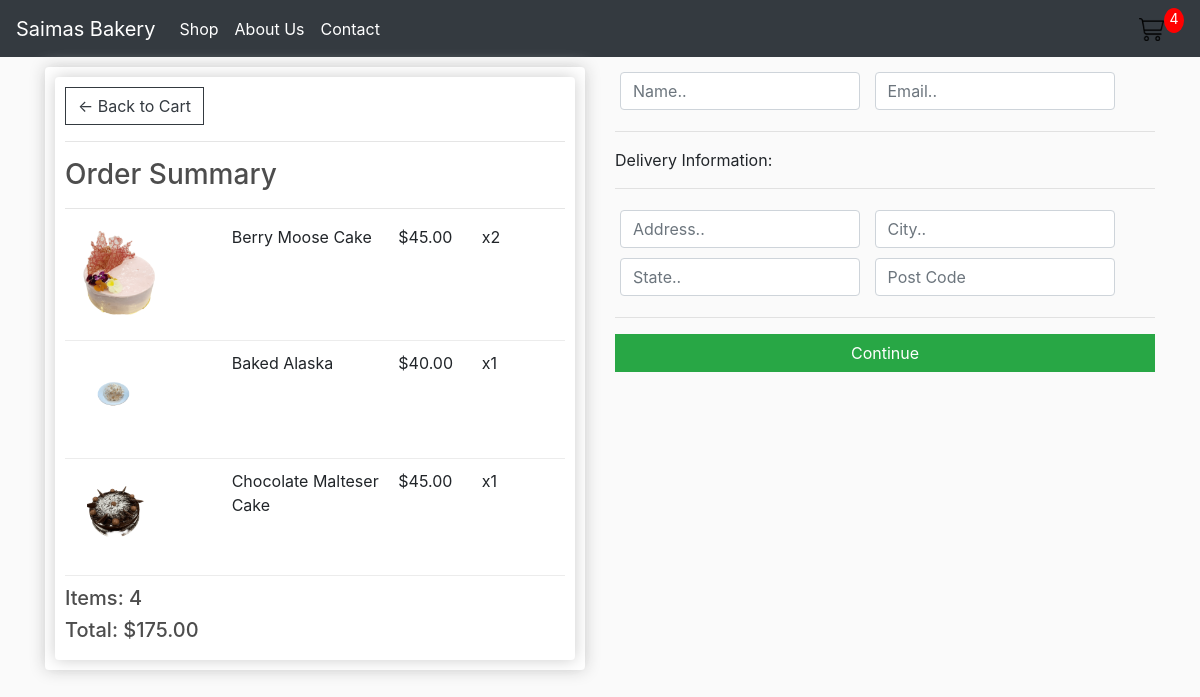
The page /Checkout/ (signed in) on the database its author committed.
### Shop/models.py (models this page shows, shortened)
class OrderItem(models.Model):
    product = models.ForeignKey(Product, on_delete=models.SET_NULL, null=True)
    order = models.ForeignKey(Order, on_delete=models.SET_NULL, null=True)
    quantity = models.IntegerField(default=0, null=True, blank=True)
    date_added = models.DateTimeField(auto_now_add=True)
    @property
    def get_total(self):
        total = self.product.price * self.quantity
        return total

class Product(models.Model):
    name = models.CharField(max_length=200)
    price = models.FloatField()
    image = models.ImageField(null=True, blank=True)
    @property
    def imageURL(self):
        try:
            url = self.image.url
        except:
            url = ''
        return url

class Order(models.Model):
    customer = models.ForeignKey(Customer, on_delete=models.SET_NULL, null=True, blank=True)
    date_ordered = models.DateTimeField(auto_now_add=True)
    complete = models.BooleanField(default=False)
    transaction_id = models.CharField(max_length=100, null=True)
    @property
    def get_cart_total(self):
        orderitems = self.orderitem_set.all()
        total = sum([item.get_total for item in orderitems])
        return total
    @property
    def get_cart_items(self):
        orderitems = self.orderitem_set.all()
        total = sum([item.quantity for item in orderitems])
        return total

### Shop/views.py (the view)
# urls.py: path('Checkout/', views.Checkout, name='Checkout'),
def Checkout(request):
    data = cartData(request)
    cartItems = data['cartItems']
    order = data['order']
    items = data['items']
    context  = {'items':items, 'order':order, 'cartItems': cartItems}
    return render(request, 'Shop/Checkout.html', context)

### Shop/utils.py (called while the page is built, shortened)
def cartData(request):
    if request.user.is_authenticated:
        customer = request.user.customer
        order, created = Order.objects.get_or_create(customer=customer, complete=False)
        items = order.orderitem_set.all()
        cartItems = order.get_cart_items
    return {'cartItems': cartItems, 'order': order, 'items': items}

### Shop/Templates/Shop/Checkout.html (shortened to what this page needs)
{% extends 'Shop/main.html' %}
{% load static %}
{% block content %}
<div class="container">
    <div class="row">
        <div class="col-lg-6">
            <div class="box-element" id="form-wrapper">
                <div class="box-element">
                    <a class="btn btn-outline-dark" href="{% url 'Cart' %}">&#x2190; Back to Cart</a>
                    <hr>
                    <h3>Order Summary</h3>
                    <hr>
                    {% for item in items %}
                    <div class="cart-row">
                        <div style="flex:2"><img class="row-image" src="{{ item.product.imageURL }}"></div>
                        <div style="flex:2"><p>{{ item.product.name }}</p></div>
                        <div style="flex:1"><p>${{ item.product.price|floatformat:2 }}</p></div>
                        <div style="flex:1"><p>x{{ item.quantity }}</p></div>
                    </div>
                    {% endfor %}
                    <h5>Items:   {{order.get_cart_items}}</h5>
                    <h5>Total:   ${{order.get_cart_total|floatformat:2}}</h5>
                </div>
            </div>
        </div>
        <div class="col-lg-6">
            <form id="form">
                <div id="user-info">
                    <div class="form-field">
                        <input required class="form-control" type="text" name="name" placeholder="Name..">
                    </div>
                    <div class="form-field">
                        <input required class="form-control" type="email" name="email" placeholder="Email..">
                    </div>
                </div>
                <div id="customer-info">
                    <hr>
                    <p>Delivery Information:</p>
                    <hr>
                    <div class="form-field">
                        <input class="form-control" type="text" name="address" placeholder="Address..">
                    </div>
                    <div class="form-field">
                        <input class="form-control" type="text" name="city" placeholder="City..">
                    </div>
                    <div class="form-field">
                        <input class="form-control" type="text" name="state" placeholder="State..">
                    </div>
                    <div class="form-field">
                        <input class="form-control" type="text" name="postcode" placeholder="Post Code">
                    </div>
                </div>
                <hr>
                <input id="form-button" class="btn btn-success btn-block" type="submit" value="Continue">
            </form>
            <br>
        </div>
    </div>
</div>
{% endblock content %}

### SaimaBakery/static/css/main.css (style rules this page uses)
body { background-color: hsl(0, 0%, 98%); }
h1,h2,h3,h4,h5,h6 { color:hsl(0, 0%, 30%); }
.box-element { box-shadow:hsl(0, 0%, 80%) 0 0 16px; background-color: #fff; border-radius: 4px; padding: 10px; }
.col-lg-4, .col-lg-6, .col-lg-8, .col-lg-12 { margin-top: 10px; }
.btn { border-radius: 0; }
.row-image { width: 100px; }
.form-field { width:250px; display: inline-block; padding: 5px; }
.cart-row { display: flex; align-items: flex-stretch; padding-bottom: 10px; margin-bottom: 10px; border-bottom: 1px solid #ececec; }

### rows shown on the page
OrderItem: product.imageURL (picture), product.name "Berry Moose Cake", product.price "45.00", quantity "2"
OrderItem: product.imageURL (picture), product.name "Baked Alaska", product.price "40.00", quantity "1"
OrderItem: product.imageURL (picture), product.name "Chocolate Malteser Cake", product.price "45.00", quantity "1"
Order: get_cart_items "4", get_cart_total "175.00"

### other values the page prints
{{ cartItems }} "4"
